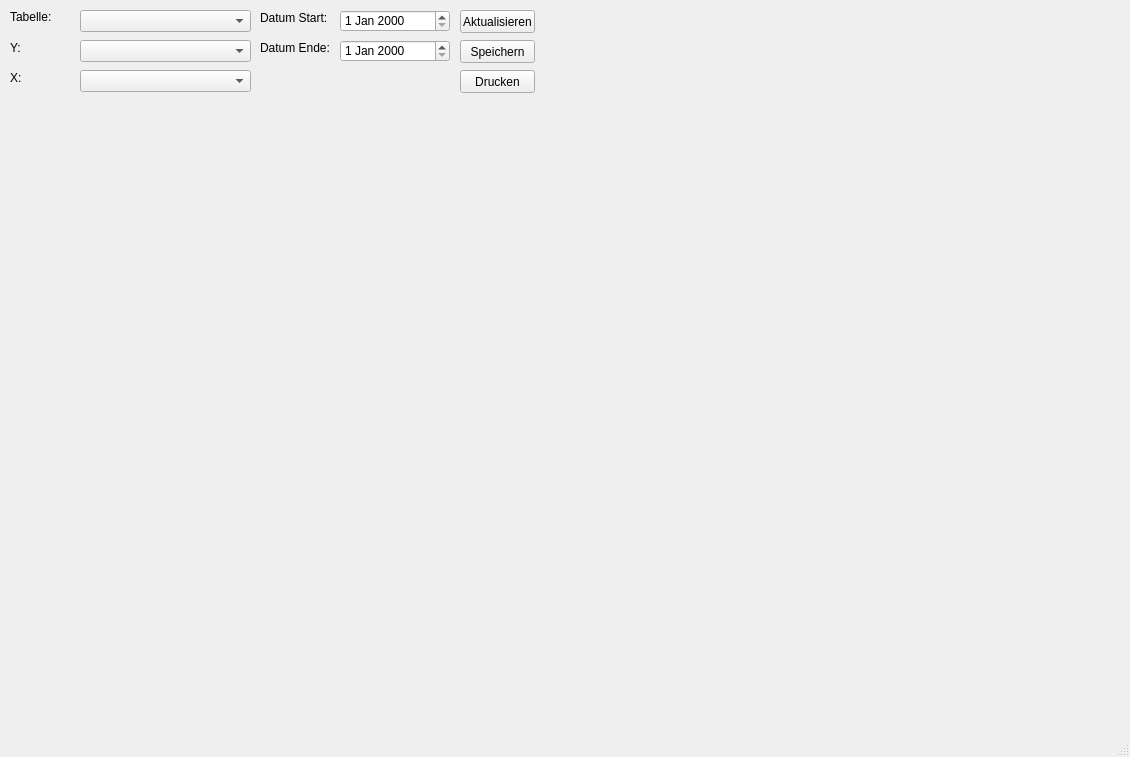
<?xml version="1.0" encoding="UTF-8"?>
<ui version="4.0">
 <class>YamahaStatistics</class>
 <widget class="QMainWindow" name="YamahaStatistics">
  <property name="geometry">
   <rect>
    <x>0</x>
    <y>0</y>
    <width>1130</width>
    <height>757</height>
   </rect>
  </property>
  <property name="windowTitle">
   <string>Yamaha Statistik</string>
  </property>
  <widget class="QWidget" name="centralwidget">
   <widget class="QWidget" name="graphView" native="true">
    <property name="geometry">
     <rect>
      <x>9</x>
      <y>99</y>
      <width>1111</width>
      <height>601</height>
     </rect>
    </property>
   </widget>
   <widget class="QComboBox" name="cmbTable">
    <property name="geometry">
     <rect>
      <x>80</x>
      <y>10</y>
      <width>171</width>
      <height>22</height>
     </rect>
    </property>
   </widget>
   <widget class="QDateEdit" name="dateEditStart">
    <property name="geometry">
     <rect>
      <x>340</x>
      <y>10</y>
      <width>110</width>
      <height>22</height>
     </rect>
    </property>
   </widget>
   <widget class="QDateEdit" name="dateEditEnd">
    <property name="geometry">
     <rect>
      <x>340</x>
      <y>40</y>
      <width>110</width>
      <height>22</height>
     </rect>
    </property>
   </widget>
   <widget class="QComboBox" name="cmbGroupBy">
    <property name="geometry">
     <rect>
      <x>80</x>
      <y>70</y>
      <width>171</width>
      <height>22</height>
     </rect>
    </property>
   </widget>
   <widget class="QComboBox" name="cmbPlotType">
    <property name="geometry">
     <rect>
      <x>80</x>
      <y>40</y>
      <width>171</width>
      <height>22</height>
     </rect>
    </property>
   </widget>
   <widget class="QLabel" name="lblTable">
    <property name="geometry">
     <rect>
      <x>10</x>
      <y>10</y>
      <width>47</width>
      <height>13</height>
     </rect>
    </property>
    <property name="text">
     <string>Tabelle:</string>
    </property>
   </widget>
   <widget class="QLabel" name="lblPlotType">
    <property name="geometry">
     <rect>
      <x>10</x>
      <y>40</y>
      <width>71</width>
      <height>16</height>
     </rect>
    </property>
    <property name="text">
     <string>Y:</string>
    </property>
   </widget>
   <widget class="QLabel" name="lblDateStart">
    <property name="geometry">
     <rect>
      <x>260</x>
      <y>10</y>
      <width>71</width>
      <height>16</height>
     </rect>
    </property>
    <property name="text">
     <string>Datum Start:</string>
    </property>
   </widget>
   <widget class="QLabel" name="lblDateEnd">
    <property name="geometry">
     <rect>
      <x>260</x>
      <y>40</y>
      <width>71</width>
      <height>16</height>
     </rect>
    </property>
    <property name="text">
     <string>Datum Ende:</string>
    </property>
   </widget>
   <widget class="QPushButton" name="btnUpdate">
    <property name="geometry">
     <rect>
      <x>460</x>
      <y>10</y>
      <width>75</width>
      <height>23</height>
     </rect>
    </property>
    <property name="text">
     <string>Aktualisieren</string>
    </property>
   </widget>
   <widget class="QLabel" name="lblGroupBy">
    <property name="geometry">
     <rect>
      <x>10</x>
      <y>70</y>
      <width>71</width>
      <height>16</height>
     </rect>
    </property>
    <property name="text">
     <string>X:</string>
    </property>
   </widget>
   <widget class="QPushButton" name="btnSavePlot">
    <property name="geometry">
     <rect>
      <x>460</x>
      <y>40</y>
      <width>75</width>
      <height>23</height>
     </rect>
    </property>
    <property name="text">
     <string>Speichern</string>
    </property>
   </widget>
   <widget class="QPushButton" name="btnPrintPlot">
    <property name="geometry">
     <rect>
      <x>460</x>
      <y>70</y>
      <width>75</width>
      <height>23</height>
     </rect>
    </property>
    <property name="text">
     <string>Drucken</string>
    </property>
   </widget>
  </widget>
  <widget class="QMenuBar" name="menubar">
   <property name="enabled">
    <bool>false</bool>
   </property>
   <property name="geometry">
    <rect>
     <x>0</x>
     <y>0</y>
     <width>1130</width>
     <height>21</height>
    </rect>
   </property>
  </widget>
  <widget class="QStatusBar" name="statusbar">
   <property name="enabled">
    <bool>false</bool>
   </property>
  </widget>
 </widget>
 <resources/>
 <connections/>
</ui>
